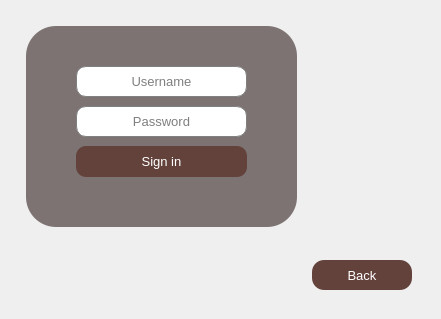
         <widget class="QWidget" name="tab">
          <attribute name="title">
           <string>Login</string>
          </attribute>
          <layout class="QHBoxLayout" name="horizontalLayout">
           <item>
            <widget class="QWidget" name="widget_2" native="true">
             <property name="font">
              <font>
               <family>Segoe UI</family>
               <pointsize>12</pointsize>
              </font>
             </property>
             <layout class="QGridLayout" name="gridLayout_2">
              <item row="5" column="1">
               <widget class="QWidget" name="widget_12" native="true"/>
              </item>
              <item row="1" column="2">
               <widget class="QWidget" name="widget_10" native="true"/>
              </item>
              <item row="4" column="1">
               <widget class="QWidget" name="widget_11" native="true"/>
              </item>
              <item row="3" column="1">
               <widget class="QWidget" name="widget_3" native="true"/>
              </item>
              <item row="0" column="1">
               <widget class="QWidget" name="widget_8" native="true"/>
              </item>
              <item row="1" column="0">
               <widget class="QWidget" name="widget_9" native="true"/>
              </item>
              <item row="5" column="2">
               <widget class="QWidget" name="widget" native="true">
                <layout class="QVBoxLayout" name="verticalLayout_12">
                 <item>
                  <widget class="QPushButton" name="login_back">
                   <property name="minimumSize">
                    <size>
                     <width>100</width>
                     <height>30</height>
                    </size>
                   </property>
                   <property name="maximumSize">
                    <size>
                     <width>100</width>
                     <height>30</height>
                    </size>
                   </property>
                   <property name="font">
                    <font>
                     <family>Segoe UI</family>
                     <pointsize>10</pointsize>
                     <weight>50</weight>
                     <bold>false</bold>
                    </font>
                   </property>
                   <property name="styleSheet">
                    <string notr="true">background-color: rgb(99, 66, 60);
border-radius : 12 ;
alternate-background-color: rgb(107, 107, 107);
color: rgb(255, 255, 255);</string>
                   </property>
                   <property name="text">
                    <string>Back</string>
                   </property>
                  </widget>
                 </item>
                </layout>
               </widget>
              </item>
              <item row="2" column="1">
               <widget class="QWidget" name="widget_14" native="true"/>
              </item>
              <item row="1" column="1">
               <widget class="QWidget" name="widget_5" native="true">
                <property name="minimumSize">
                 <size>
                  <width>271</width>
                  <height>201</height>
                 </size>
                </property>
                <property name="maximumSize">
                 <size>
                  <width>271</width>
                  <height>201</height>
                 </size>
                </property>
                <property name="styleSheet">
                 <string notr="true">background-color: rgb(79, 64, 64,180);
border-radius : 30
</string>
                </property>
                <widget class="QLabel" name="login_error_message">
                 <property name="geometry">
                  <rect>
                   <x>50</x>
                   <y>160</y>
                   <width>171</width>
                   <height>16</height>
                  </rect>
                 </property>
                 <property name="font">
                  <font>
                   <family>Segoe UI Semibold</family>
                   <pointsize>8</pointsize>
                   <weight>75</weight>
                   <bold>true</bold>
                  </font>
                 </property>
                 <property name="styleSheet">
                  <string notr="true">color: rgb(255, 0, 4);
background-color: rgba(255, 255, 255, 0);</string>
                 </property>
                 <property name="text">
                  <string/>
                 </property>
                </widget>
                <widget class="QPushButton" name="login_button">
                 <property name="geometry">
                  <rect>
                   <x>50</x>
                   <y>120</y>
                   <width>171</width>
                   <height>31</height>
                  </rect>
                 </property>
                 <property name="font">
                  <font>
                   <family>Segoe UI</family>
                   <pointsize>10</pointsize>
                   <weight>50</weight>
                   <bold>false</bold>
                  </font>
                 </property>
                 <property name="styleSheet">
                  <string notr="true">background-color: rgb(99, 66, 60);
border-radius : 10;
alternate-background-color: rgb(107, 107, 107);
color: rgb(255, 255, 255);</string>
                 </property>
                 <property name="text">
                  <string>Sign in</string>
                 </property>
                </widget>
                <widget class="QLineEdit" name="login_username">
                 <property name="geometry">
                  <rect>
                   <x>50</x>
                   <y>40</y>
                   <width>171</width>
                   <height>31</height>
                  </rect>
                 </property>
                 <property name="font">
                  <font>
                   <family>Segoe UI</family>
                   <pointsize>10</pointsize>
                   <weight>50</weight>
                   <bold>false</bold>
                  </font>
                 </property>
                 <property name="styleSheet">
                  <string notr="true">background-color: rgb(255, 255, 255);
border : 1 solid gray;
border-radius : 10;</string>
                 </property>
                 <property name="echoMode">
                  <enum>QLineEdit::Normal</enum>
                 </property>
                 <property name="alignment">
                  <set>Qt::AlignCenter</set>
                 </property>
                 <property name="placeholderText">
                  <string>Username</string>
                 </property>
                </widget>
                <widget class="QLineEdit" name="login_password">
                 <property name="geometry">
                  <rect>
                   <x>50</x>
                   <y>80</y>
                   <width>171</width>
                   <height>31</height>
                  </rect>
                 </property>
                 <property name="font">
                  <font>
                   <family>Segoe UI</family>
                   <pointsize>10</pointsize>
                   <weight>50</weight>
                   <bold>false</bold>
                  </font>
                 </property>
                 <property name="styleSheet">
                  <string notr="true">background-color: rgb(255, 255, 255);
border : 1 solid gray;
border-radius : 10;</string>
                 </property>
                 <property name="echoMode">
                  <enum>QLineEdit::Password</enum>
                 </property>
                 <property name="alignment">
                  <set>Qt::AlignCenter</set>
                 </property>
                 <property name="placeholderText">
                  <string>Password</string>
                 </property>
                </widget>
               </widget>
              </item>
             </layout>
            </widget>
           </item>
          </layout>
         </widget>
